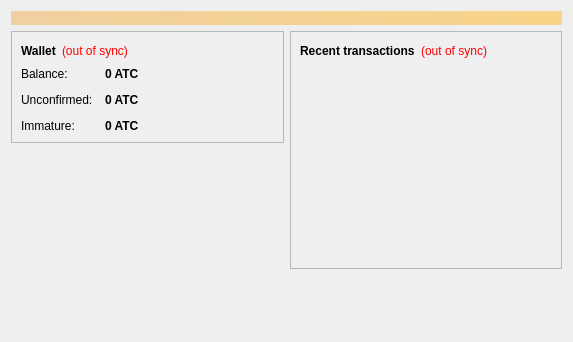
<?xml version="1.0" encoding="UTF-8"?>
<ui version="4.0">
 <class>OverviewPage</class>
 <widget class="QWidget" name="OverviewPage">
  <property name="geometry">
   <rect>
    <x>0</x>
    <y>0</y>
    <width>573</width>
    <height>342</height>
   </rect>
  </property>
  <property name="windowTitle">
   <string>Form</string>
  </property>
  <layout class="QVBoxLayout" name="topLayout">
   <item>
    <widget class="QLabel" name="labelAlerts">
     <property name="visible">
      <bool>false</bool>
     </property>
     <property name="styleSheet">
      <string notr="true">background-color: qlineargradient(x1: 0, y1: 0, x2: 1, y2: 0, stop:0 #F0D0A0, stop:1 #F8D488); color:#000000;</string>
     </property>
     <property name="wordWrap">
      <bool>true</bool>
     </property>
     <property name="margin">
      <number>3</number>
     </property>
    </widget>
   </item>
   <item>
    <layout class="QHBoxLayout" name="horizontalLayout" stretch="1,1">
     <item>
      <layout class="QVBoxLayout" name="verticalLayout_2">
       <item>
        <widget class="QFrame" name="frame">
         <property name="frameShape">
          <enum>QFrame::StyledPanel</enum>
         </property>
         <property name="frameShadow">
          <enum>QFrame::Raised</enum>
         </property>
         <layout class="QVBoxLayout" name="verticalLayout_4">
          <item>
           <layout class="QHBoxLayout" name="horizontalLayout_4">
            <item>
             <widget class="QLabel" name="label_5">
              <property name="font">
               <font>
                <weight>75</weight>
                <bold>true</bold>
               </font>
              </property>
              <property name="text">
               <string>Wallet</string>
              </property>
             </widget>
            </item>
            <item>
             <widget class="QLabel" name="labelWalletStatus">
              <property name="toolTip">
               <string>The displayed information may be out of date. Your wallet automatically synchronizes with the Atomcoin network after a connection is established, but this process has not completed yet.</string>
              </property>
              <property name="styleSheet">
               <string notr="true">QLabel { color: red; }</string>
              </property>
              <property name="text">
               <string notr="true">(out of sync)</string>
              </property>
              <property name="alignment">
               <set>Qt::AlignLeading|Qt::AlignLeft|Qt::AlignVCenter</set>
              </property>
             </widget>
            </item>
            <item>
             <spacer name="horizontalSpacer_2">
              <property name="orientation">
               <enum>Qt::Horizontal</enum>
              </property>
              <property name="sizeHint" stdset="0">
               <size>
                <width>40</width>
                <height>20</height>
               </size>
              </property>
             </spacer>
            </item>
           </layout>
          </item>
          <item>
           <layout class="QFormLayout" name="formLayout_2">
            <property name="fieldGrowthPolicy">
             <enum>QFormLayout::AllNonFixedFieldsGrow</enum>
            </property>
            <property name="horizontalSpacing">
             <number>12</number>
            </property>
            <property name="verticalSpacing">
             <number>12</number>
            </property>
            <item row="0" column="0">
             <widget class="QLabel" name="label">
              <property name="text">
               <string>Balance:</string>
              </property>
             </widget>
            </item>
            <item row="0" column="1">
             <widget class="QLabel" name="labelBalance">
              <property name="font">
               <font>
                <weight>75</weight>
                <bold>true</bold>
               </font>
              </property>
              <property name="cursor">
               <cursorShape>IBeamCursor</cursorShape>
              </property>
              <property name="toolTip">
               <string>Your current balance</string>
              </property>
              <property name="text">
               <string notr="true">0 ATC</string>
              </property>
              <property name="textInteractionFlags">
               <set>Qt::LinksAccessibleByMouse|Qt::TextSelectableByKeyboard|Qt::TextSelectableByMouse</set>
              </property>
             </widget>
            </item>
            <item row="1" column="0">
             <widget class="QLabel" name="label_3">
              <property name="text">
               <string>Unconfirmed:</string>
              </property>
             </widget>
            </item>
            <item row="1" column="1">
             <widget class="QLabel" name="labelUnconfirmed">
              <property name="font">
               <font>
                <weight>75</weight>
                <bold>true</bold>
               </font>
              </property>
              <property name="cursor">
               <cursorShape>IBeamCursor</cursorShape>
              </property>
              <property name="toolTip">
               <string>Total of transactions that have yet to be confirmed, and do not yet count toward the current balance</string>
              </property>
              <property name="text">
               <string notr="true">0 ATC</string>
              </property>
              <property name="textInteractionFlags">
               <set>Qt::LinksAccessibleByMouse|Qt::TextSelectableByKeyboard|Qt::TextSelectableByMouse</set>
              </property>
             </widget>
            </item>
            <item row="2" column="0">
             <widget class="QLabel" name="labelImmatureText">
              <property name="text">
               <string>Immature:</string>
              </property>
             </widget>
            </item>
            <item row="2" column="1">
             <widget class="QLabel" name="labelImmature">
              <property name="font">
               <font>
                <weight>75</weight>
                <bold>true</bold>
               </font>
              </property>
              <property name="toolTip">
               <string>Mined balance that has not yet matured</string>
              </property>
              <property name="text">
               <string notr="true">0 ATC</string>
              </property>
              <property name="textInteractionFlags">
               <set>Qt::LinksAccessibleByMouse|Qt::TextSelectableByKeyboard|Qt::TextSelectableByMouse</set>
              </property>
             </widget>
            </item>
           </layout>
          </item>
         </layout>
        </widget>
       </item>
       <item>
        <spacer name="verticalSpacer">
         <property name="orientation">
          <enum>Qt::Vertical</enum>
         </property>
         <property name="sizeHint" stdset="0">
          <size>
           <width>20</width>
           <height>40</height>
          </size>
         </property>
        </spacer>
       </item>
      </layout>
     </item>
     <item>
      <layout class="QVBoxLayout" name="verticalLayout_3">
       <item>
        <widget class="QFrame" name="frame_2">
         <property name="frameShape">
          <enum>QFrame::StyledPanel</enum>
         </property>
         <property name="frameShadow">
          <enum>QFrame::Raised</enum>
         </property>
         <layout class="QVBoxLayout" name="verticalLayout">
          <item>
           <layout class="QHBoxLayout" name="horizontalLayout_2">
            <item>
             <widget class="QLabel" name="label_4">
              <property name="text">
               <string>&lt;b&gt;Recent transactions&lt;/b&gt;</string>
              </property>
             </widget>
            </item>
            <item>
             <widget class="QLabel" name="labelTransactionsStatus">
              <property name="toolTip">
               <string>The displayed information may be out of date. Your wallet automatically synchronizes with the Atomcoin network after a connection is established, but this process has not completed yet.</string>
              </property>
              <property name="styleSheet">
               <string notr="true">QLabel { color: red; }</string>
              </property>
              <property name="text">
               <string notr="true">(out of sync)</string>
              </property>
              <property name="alignment">
               <set>Qt::AlignRight|Qt::AlignTrailing|Qt::AlignVCenter</set>
              </property>
             </widget>
            </item>
            <item>
             <spacer name="horizontalSpacer">
              <property name="orientation">
               <enum>Qt::Horizontal</enum>
              </property>
              <property name="sizeHint" stdset="0">
               <size>
                <width>40</width>
                <height>20</height>
               </size>
              </property>
             </spacer>
            </item>
           </layout>
          </item>
          <item>
           <widget class="QListView" name="listTransactions">
            <property name="styleSheet">
             <string notr="true">QListView { background: transparent; }</string>
            </property>
            <property name="frameShape">
             <enum>QFrame::NoFrame</enum>
            </property>
            <property name="verticalScrollBarPolicy">
             <enum>Qt::ScrollBarAlwaysOff</enum>
            </property>
            <property name="horizontalScrollBarPolicy">
             <enum>Qt::ScrollBarAlwaysOff</enum>
            </property>
            <property name="selectionMode">
             <enum>QAbstractItemView::NoSelection</enum>
            </property>
           </widget>
          </item>
         </layout>
        </widget>
       </item>
       <item>
        <spacer name="verticalSpacer_2">
         <property name="orientation">
          <enum>Qt::Vertical</enum>
         </property>
         <property name="sizeHint" stdset="0">
          <size>
           <width>20</width>
           <height>40</height>
          </size>
         </property>
        </spacer>
       </item>
      </layout>
     </item>
    </layout>
   </item>
  </layout>
 </widget>
 <resources/>
 <connections/>
</ui>
